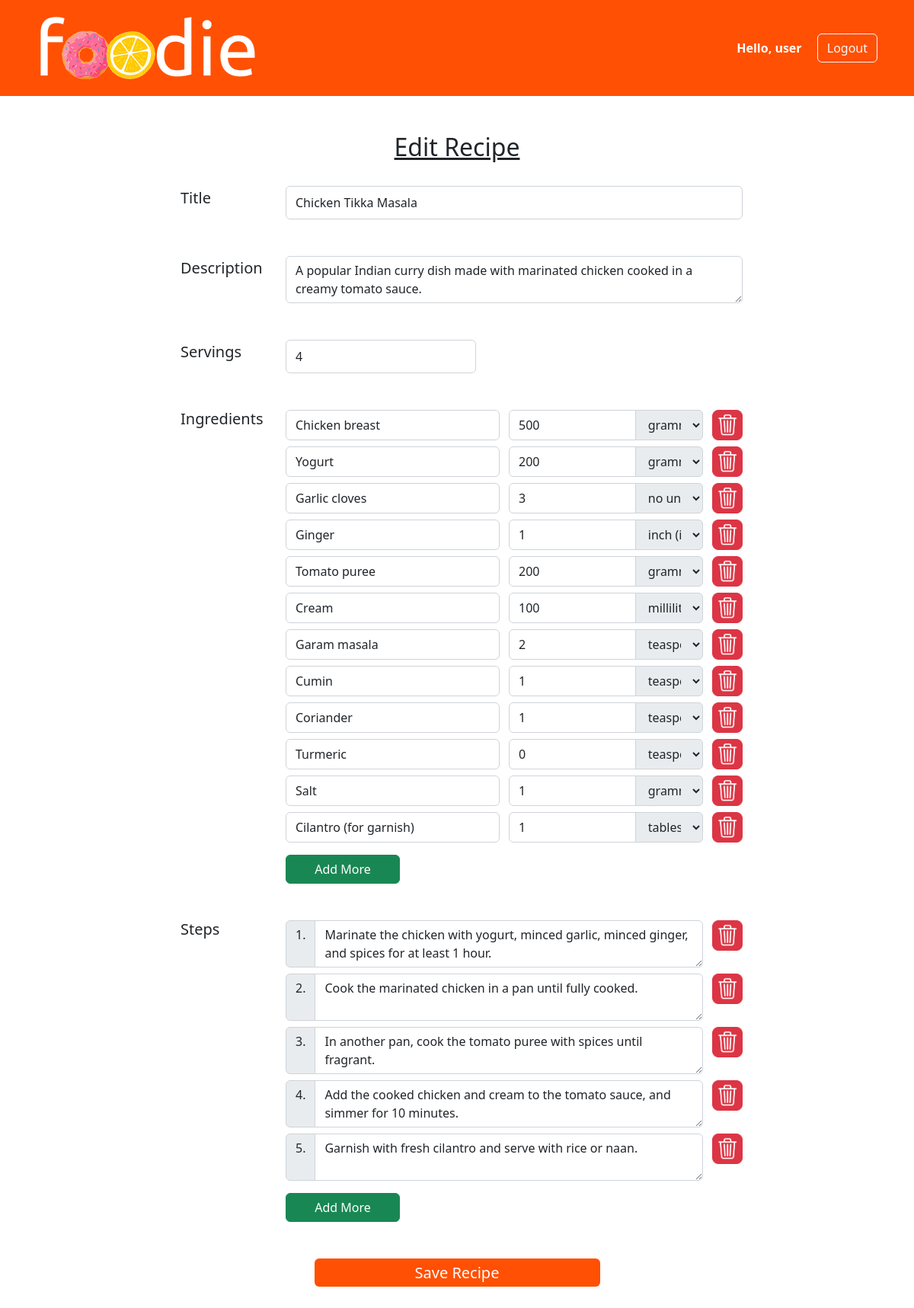
Screenshot of /editrecipe/1/2 (signed in) with the database file from the repository.
### tables this page shows
CREATE TABLE recipes (
    id INTEGER PRIMARY KEY AUTOINCREMENT,
    user_id INTEGER,
    title TEXT,
    description TEXT,
    servings INTEGER,
    FOREIGN KEY (user_id) REFERENCES users(id)
);

CREATE TABLE ingredients (
    id INTEGER PRIMARY KEY AUTOINCREMENT,
    recipe_id INTEGER,
    ingredient TEXT,
    quantity REAL,
    units TEXT,
    FOREIGN KEY (recipe_id) REFERENCES recipes(id)
);

CREATE TABLE steps (
    id INTEGER PRIMARY KEY AUTOINCREMENT,
    recipe_id INTEGER,
    step TEXT,
    FOREIGN KEY (recipe_id) REFERENCES recipes(id)
);

### app.py (the view)
@app.route("/editrecipe/<user_id>/<recipe_id>", methods=["GET", "POST"])
@login_required
@user_specific
def editrecipe(user_id, recipe_id):
    if request.method == "POST":
        cur.execute("DELETE FROM ingredients WHERE recipe_id = ?", (recipe_id,))
        cur.execute("DELETE FROM steps WHERE recipe_id = ?", (recipe_id,))
        con.commit()
        title = request.form.get("title")
        if request.form.get("description") is not None:
            description = request.form.get("description")
        else:
            description = None
        if request.form.get("servings") is not None:
            servings = request.form.get("servings")
        else:
            servings = None
        cur.execute("UPDATE recipes SET title=?, description=?, servings=? WHERE id = ? ", (title, description, servings, recipe_id))
        con.commit()
        ingredient_count = 0
        for ingredient in request.form.getlist("ingredient"):
            quantity = request.form.getlist("quantity")[ingredient_count]
            units = request.form.getlist("units")[ingredient_count]
            cur.execute("INSERT INTO ingredients (recipe_id, ingredient, quantity, units) VALUES (?, ?, ?, ?)", (recipe_id, ingredient, quantity, units))
            con.commit()
            ingredient_count += 1
        step_count = 0
        for step in request.form.getlist("step"):
            cur.execute("INSERT INTO steps (recipe_id, step) VALUES (?, ?)", (recipe_id, step))
            con.commit()
            step_count += 1
        return redirect(f"/recipe/{session['user_id']}/{recipe_id}")
    else:
        recipe, ingredients, steps, pictures = get_recipe_info(recipe_id)
        return render_template("editrecipe.html", recipe=recipe, ingredients=ingredients, steps=steps, pictures=pictures)

### app.py (called while the page is built)
def get_recipe_info(id):
    recipe = cur.execute("SELECT * FROM recipes WHERE id = ?", (id,)).fetchone()
    ingredients = cur.execute("SELECT ingredient, quantity, units FROM ingredients WHERE recipe_id = ?", (id,)).fetchall()
    steps = cur.execute("SELECT step FROM steps WHERE recipe_id = ?", (id,)).fetchall()
    pictures = cur.execute("SELECT filename FROM pictures WHERE recipe_id = ?", (id,)).fetchall()
    return recipe, ingredients, steps, pictures

def login_required(view):
    @functools.wraps(view)
    def wrapped_view(**kwargs):
        if "username" not in session:
            return redirect("/login")
        return view(**kwargs)
    return wrapped_view

def user_specific(view):
    @functools.wraps(view)
    def wrapped_view(**kwargs):
        user_id = request.view_args.get('user_id')
        if user_id != session['user_id']:
            return redirect("/")
        return view(**kwargs)
    return wrapped_view

### templates/editrecipe.html (shortened to what this page needs)
{% extends "layout.html" %}
{% block main %}
<div class="container recipe-form-container mt-5">
    <div class="row mb-4">
        <h2><u><center>Edit Recipe</center></u></h2>
    </div>
    <form enctype="multipart/form-data" method="post">
        <div class="row mb-5">
            <div class="form-label mt-1"><h5>Title</h5></div>
            <input class="col form-control" name="title" type="text" value="{{ recipe['title'] }}" required>
        </div>
        <div class="row mb-5">
            <div class="form-label mt-1"><h5>Description</h5></div>
            <textarea class="col form-control" name="description">{{ recipe['description'] }}</textarea>
        </div>
        <div class="row mb-5">
            <div class="form-label mt-1"><h5>Servings</h5></div>
            <input class="col form-control" id="servings-form-input" name="servings" type="number" value="{{ recipe['servings'] }}">
        </div>
        <div class="row mb-2">
            <div class="form-label"><h5>Ingredients</h5></div>
            <div class="col" id="ingredients">
                {% for ingredient in ingredients %}
                <div class="row mb-2">
                    <input class="col form-control" name="ingredient" type="text" placeholder="Ingredient" value="{{ ingredient['ingredient'] }}" required>
                    <span class="col input-group">
                        <input class="form-control" name="quantity" type="number" placeholder="Amount" value="{{ ingredient['quantity'] | norm }}" required>
                        {{ macros.select_units_field(selected=ingredient['units']) }}
                    </span>
                    <button class="btn delete-button p-0" id="delete-ingredient-button" type="button">
                        <img src="/static/images/delete-button.png" alt="delete-button">
                    </button>
                </div>
                {% endfor %}
            </div>
        </div>
        <div class="row mb-5">
            <div class="form-label"></div>
            <button class="col btn btn-success" id="add-ingredient-button" type="button">Add More</button>
        </div>
        <div class="row mb-2">
            <div class="form-label"><h5>Steps</h5></div>
            <div class="col" id="steps">
                {% for step in steps %}
                <div class="row mb-2">
                    <span class="col input-group ps-0">
                        <span class="input-group-text" id="step-num" style="align-items:flex-start">1.</span>
                        <textarea class="form-control" name="step" required>{{ step['step'] }}</textarea>
                    </span>
                    <button class="btn delete-button p-0" id="delete-step-button" type="button">
                        <img src="/static/images/delete-button.png" alt="delete-button">
                    </button>
                </div>
                {% endfor %}
            </div>
        </div>
        <div class="row mb-5">
            <div class="form-label"></div>
            <button class="col btn btn-success" id="add-step-button" type="button">Add More</button>
        </div>
       <div class="row my-5 justify-content-center">
        <button class="btn btn-orange" type="submit" style="width:50%">
            <h5>Save Recipe</h5>
        </button>
    </div>
    </form>
</div>
{% endblock %}

### templates/macros.html (shortened to what this page needs)
{% macro select_units_field(selected='') %}
    <select class="input-group-text" name="units" id="select-units-field">
        {% if selected == '' %}
            <option value="" selected>no units</option>
        {% else %}
            <option value="">no units</option>
        {% endif %}
        {% if selected == 'g' %}
            <option value="g" selected>gramme (g)</option>
        {% else %}
            <option value="g">gramme (g)</option>
        {% endif %}
        {% if selected == 'ml' %}
            <option value="ml" selected>millilitre (ml)</option>
        {% else %}
            <option value="ml">millilitre (ml)</option>
        {% endif %}
        {% if selected == 'tsp.' %}
            <option value="tsp." selected>teaspoon (tsp.)</option>
        {% else %}
            <option value="tsp.">teaspoon (tsp.)</option>
        {% endif %}
        {% if selected == 'tbsp.' %}
            <option value="tbsp." selected>tablespoon (tbsp.)</option>
        {% else %}
            <option value="tbsp.">tablespoon (tbsp.)</option>
        {% endif %}
        {% if selected == 'in' %}
            <option value="in" selected>inch (in)</option>
        {% else %}
            <option value="in">inch (in)</option>
        {% endif %}
    </select>
{% endmacro %}

### static/style.css (style rules this page uses)
:root { --orange: #FF5003; }
body { min-width: 400px; }
.recipe-form-container { min-width: 750px !important; max-width: 750px !important; }
.btn-orange { background-color: var(--orange) !important; outline-color: var(--orange) !important; color: white !important; height: 37px; }
.form-label { flex: 0 0 150px; }
.delete-button { flex: 0 0 40px; border: none; background-color: white; display: flex; align-items: flex-start; }
.delete-button > img { width: 100%; }
#add-ingredient-button, #add-step-button { flex: 0 0 150px; }
#servings-form-input { flex: 0 0 250px; }
#select-units-field { width: 35%; }

### rows the page displays
recipes: title "Chicken Tikka Masala", description "A popular Indian curry dish made with marinated chicken cooked in a creamy tomato sauce.", servings "4"
ingredients: ingredient "Chicken breast", quantity "500"
ingredients: ingredient "Yogurt", quantity "200"
ingredients: ingredient "Garlic cloves", quantity "3"
ingredients: ingredient "Ginger", quantity "1", units "inch (in)"
ingredients: ingredient "Tomato puree", quantity "200"
ingredients: ingredient "Cream", quantity "100", units "millilitre (ml)"
ingredients: ingredient "Garam masala", quantity "2", units "teaspoon (tsp.)"
ingredients: ingredient "Cumin", quantity "1", units "teaspoon (tsp.)"
ingredients: ingredient "Coriander", quantity "1", units "teaspoon (tsp.)"
ingredients: ingredient "Turmeric", quantity "0", units "teaspoon (tsp.)"
ingredients: ingredient "Salt", quantity "1"
ingredients: ingredient "Cilantro (for garnish)", quantity "1", units "tablespoon (tbsp.)"
steps: step "Marinate the chicken with yogurt, minced garlic, minced ginger, and spices for at least 1 hour."
steps: step "Cook the marinated chicken in a pan until fully cooked."
steps: step "In another pan, cook the tomato puree with spices until fragrant."
steps: step "Add the cooked chicken and cream to the tomato sauce, and simmer for 10 minutes."
steps: step "Garnish with fresh cilantro and serve with rice or naan."

### other values shown
{{ session["username"] }} "user"
